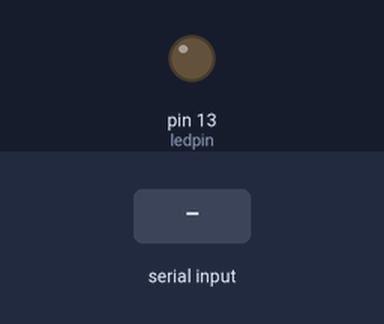
A sketch run on a simulated Arduino Uno, built with avr-gcc and run on an emulated ATmega328P. Shown: output pins drawn as LEDs (lit = HIGH). Dashed ring = blinking. Inputs (shaded band) come from the test bench.

Above: at 1.2 s.
1.3 s: "2" received over the second serial link
At 4.2 s:
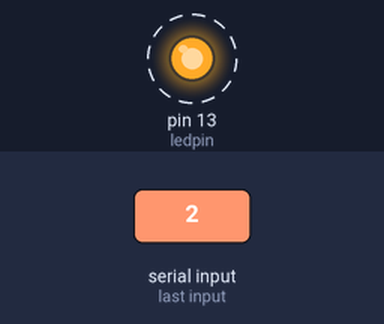
4.3 s: "0" received over the second serial link
At 5.5 s:
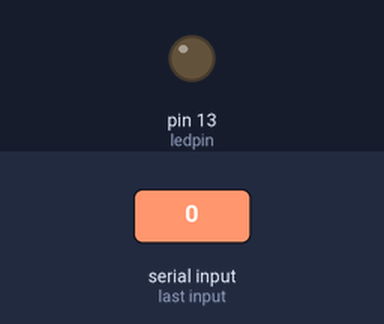
5.9 s: "1" received over the second serial link
At 6.3 s:
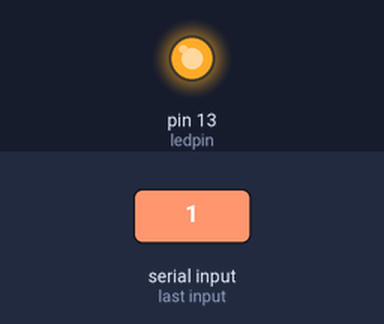
Timing chart, 0 to 8.9 s (numbered marks = the images above; inputs shaded):
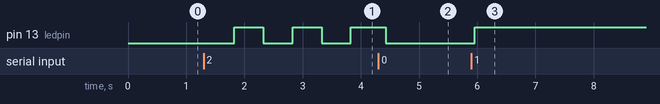

Measured:
- after the input at 1.3 s, pin 13 (ledpin): alternates HIGH for 0.50 s and LOW for 0.50 s, starting after 0.53 s
- after the input at 4.3 s, pin 13 (ledpin): HIGH → LOW after 0.13 s
- after the input at 5.9 s, pin 13 (ledpin): LOW → HIGH after 0.05 s

The sketch:

BluetoothConnection.ino
```cpp
#include <SoftwareSerial.h>// import the serial library

SoftwareSerial Genotronex(10, 11); // RX, TX
int ledpin=13; // led on D13 will show blink on / off
int BluetoothData; // the data given from Computer

void setup() {
  // put your setup code here, to run once:
  Genotronex.begin(9600);
  Genotronex.println("Bienvenue Bro");
  pinMode(ledpin,OUTPUT);
}

void loop() {
  // put your main code here, to run repeatedly:
   if (Genotronex.available()){
      BluetoothData=Genotronex.read();
       if(BluetoothData=='1'){   // if number 1 pressed ....
           digitalWrite(ledpin,1);
           Genotronex.println("LED  WESH On D13 ON ! ");
       }
        if (BluetoothData=='0'){// if number 0 pressed ....
          digitalWrite(ledpin,0);
           Genotronex.println("LED  WESH On D13 Off ! ");
        }

        if (BluetoothData=='2'){// if number 0 pressed ....

           Genotronex.println("BLINKING");

           digitalWrite(ledpin,0); delay(500);
           digitalWrite(ledpin,1); delay(500);
           digitalWrite(ledpin,0); delay(500);
           digitalWrite(ledpin,1); delay(500);
           digitalWrite(ledpin,0); delay(500);
           digitalWrite(ledpin,1); delay(500);
        }


    }
    delay(100);// prepare for next data ...
}
```
